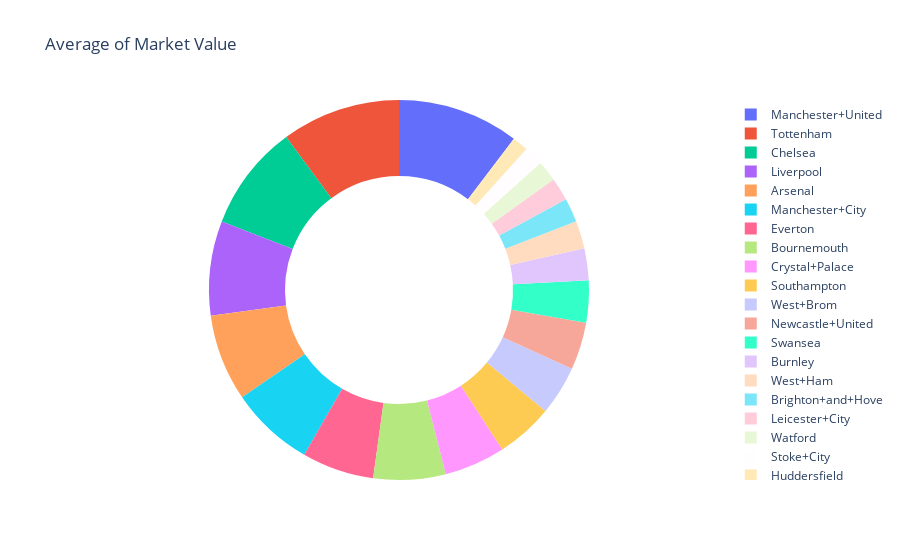

Notebook code cell kept with this figure:
### Code cell
trace = go.Pie(labels=dataset_meanfs.club, values=dataset_meanfs.fpl_sel, hole=0.6,textinfo= "none")
layout = go.Layout(title='Average of Market Value')
fig = go.Figure(data=[trace], layout=layout)
iplot(fig, filename="plotting-library")

### Figure 1 — Plotly figure (JSON) as saved in the notebook; plotly's stock layout.template omitted (floating-point values rounded to 4 significant figures)
{"data": [{"hole": 0.6, "labels": ["Manchester+United", "Tottenham", "Chelsea", "Liverpool", "Arsenal", "Manchester+City", "Everton", "Bournemouth", "Crystal+Palace", "Southampton", "West+Brom", "Newcastle+United", "Swansea", "Burnley", "West+Ham", "Brighton+and+Hove", "Leicester+City", "Watford", "Stoke+City", "Huddersfield"], "textinfo": "none", "type": "pie", "values": [10.34, 10.12, 9.02, 8.024, 7.375, 7.154, 6.138, 6.131, 5.189, 4.874, 4.179, 4.045, 3.57, 2.708, 2.36, 2.039, 1.966, 1.752, 1.665, 1.357]}], "layout": {"title": {"text": "Average of Market Value"}}}
